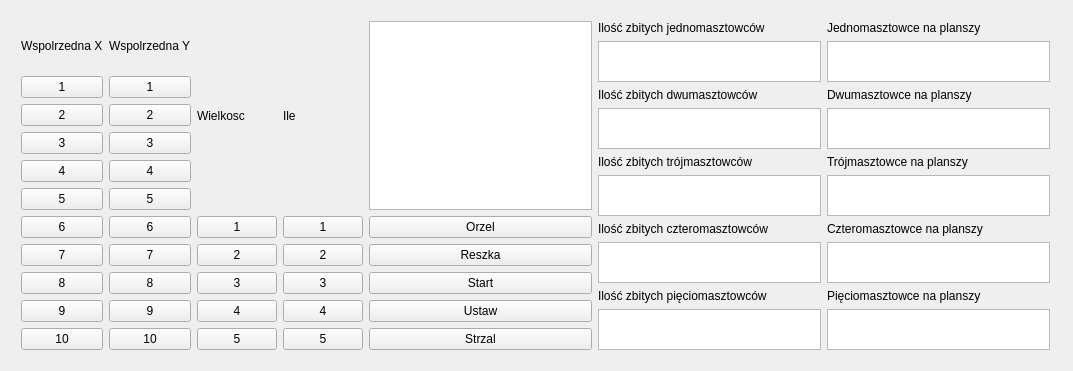
<?xml version="1.0" encoding="UTF-8"?>
<ui version="4.0">
 <class>STATKI</class>
 <widget class="QMainWindow" name="STATKI">
  <property name="windowModality">
   <enum>Qt::ApplicationModal</enum>
  </property>
  <property name="enabled">
   <bool>true</bool>
  </property>
  <property name="geometry">
   <rect>
    <x>0</x>
    <y>0</y>
    <width>1073</width>
    <height>371</height>
   </rect>
  </property>
  <property name="sizePolicy">
   <sizepolicy hsizetype="Maximum" vsizetype="Maximum">
    <horstretch>0</horstretch>
    <verstretch>0</verstretch>
   </sizepolicy>
  </property>
  <property name="minimumSize">
   <size>
    <width>0</width>
    <height>0</height>
   </size>
  </property>
  <property name="maximumSize">
   <size>
    <width>1280</width>
    <height>960</height>
   </size>
  </property>
  <property name="focusPolicy">
   <enum>Qt::NoFocus</enum>
  </property>
  <property name="windowTitle">
   <string>STATKI</string>
  </property>
  <property name="autoFillBackground">
   <bool>true</bool>
  </property>
  <widget class="QWidget" name="centralWidget">
   <widget class="QWidget" name="layoutWidget">
    <property name="geometry">
     <rect>
      <x>10</x>
      <y>10</y>
      <width>1051</width>
      <height>351</height>
     </rect>
    </property>
    <layout class="QHBoxLayout" name="horizontalLayout">
     <item>
      <layout class="QGridLayout" name="Glowny">
       <item row="2" column="2">
        <widget class="QPushButton" name="DwojkaY">
         <property name="layoutDirection">
          <enum>Qt::LeftToRight</enum>
         </property>
         <property name="text">
          <string>2</string>
         </property>
        </widget>
       </item>
       <item row="3" column="2">
        <widget class="QPushButton" name="TrojkaY">
         <property name="layoutDirection">
          <enum>Qt::LeftToRight</enum>
         </property>
         <property name="text">
          <string>3</string>
         </property>
        </widget>
       </item>
       <item row="1" column="2">
        <widget class="QPushButton" name="JedynkaY">
         <property name="layoutDirection">
          <enum>Qt::LeftToRight</enum>
         </property>
         <property name="text">
          <string>1</string>
         </property>
        </widget>
       </item>
       <item row="6" column="0">
        <widget class="QPushButton" name="PiatkaX">
         <property name="layoutDirection">
          <enum>Qt::LeftToRight</enum>
         </property>
         <property name="text">
          <string>5</string>
         </property>
        </widget>
       </item>
       <item row="7" column="0">
        <widget class="QPushButton" name="SzostkaX">
         <property name="layoutDirection">
          <enum>Qt::LeftToRight</enum>
         </property>
         <property name="text">
          <string>6</string>
         </property>
        </widget>
       </item>
       <item row="7" column="2">
        <widget class="QPushButton" name="SzostkaY">
         <property name="layoutDirection">
          <enum>Qt::LeftToRight</enum>
         </property>
         <property name="text">
          <string>6</string>
         </property>
        </widget>
       </item>
       <item row="8" column="0">
        <widget class="QPushButton" name="SiodemkaX">
         <property name="layoutDirection">
          <enum>Qt::LeftToRight</enum>
         </property>
         <property name="text">
          <string>7</string>
         </property>
        </widget>
       </item>
       <item row="9" column="2">
        <widget class="QPushButton" name="OsemkaY">
         <property name="layoutDirection">
          <enum>Qt::LeftToRight</enum>
         </property>
         <property name="text">
          <string>8</string>
         </property>
        </widget>
       </item>
       <item row="10" column="0">
        <widget class="QPushButton" name="DziewiatkaX">
         <property name="layoutDirection">
          <enum>Qt::LeftToRight</enum>
         </property>
         <property name="text">
          <string>9</string>
         </property>
        </widget>
       </item>
       <item row="4" column="2">
        <widget class="QPushButton" name="CzworkaY">
         <property name="layoutDirection">
          <enum>Qt::LeftToRight</enum>
         </property>
         <property name="text">
          <string>4</string>
         </property>
        </widget>
       </item>
       <item row="6" column="2">
        <widget class="QPushButton" name="PiatkaY">
         <property name="layoutDirection">
          <enum>Qt::LeftToRight</enum>
         </property>
         <property name="text">
          <string>5</string>
         </property>
        </widget>
       </item>
       <item row="8" column="2">
        <widget class="QPushButton" name="SiodemkaY">
         <property name="layoutDirection">
          <enum>Qt::LeftToRight</enum>
         </property>
         <property name="text">
          <string>7</string>
         </property>
        </widget>
       </item>
       <item row="11" column="0">
        <widget class="QPushButton" name="DziesiatkaX">
         <property name="layoutDirection">
          <enum>Qt::LeftToRight</enum>
         </property>
         <property name="text">
          <string>10</string>
         </property>
        </widget>
       </item>
       <item row="1" column="0">
        <widget class="QPushButton" name="JedynkaX">
         <property name="layoutDirection">
          <enum>Qt::LeftToRight</enum>
         </property>
         <property name="text">
          <string>1</string>
         </property>
        </widget>
       </item>
       <item row="0" column="0">
        <widget class="QLabel" name="WspolrzednaX">
         <property name="minimumSize">
          <size>
           <width>0</width>
           <height>0</height>
          </size>
         </property>
         <property name="maximumSize">
          <size>
           <width>16777215</width>
           <height>16777215</height>
          </size>
         </property>
         <property name="layoutDirection">
          <enum>Qt::LeftToRight</enum>
         </property>
         <property name="text">
          <string>Wspolrzedna X</string>
         </property>
        </widget>
       </item>
       <item row="9" column="0">
        <widget class="QPushButton" name="OsemkaX">
         <property name="layoutDirection">
          <enum>Qt::LeftToRight</enum>
         </property>
         <property name="text">
          <string>8</string>
         </property>
        </widget>
       </item>
       <item row="10" column="2">
        <widget class="QPushButton" name="DziewiatkaY">
         <property name="layoutDirection">
          <enum>Qt::LeftToRight</enum>
         </property>
         <property name="text">
          <string>9</string>
         </property>
        </widget>
       </item>
       <item row="0" column="2">
        <widget class="QLabel" name="WspolrzednaY">
         <property name="text">
          <string>Wspolrzedna Y</string>
         </property>
        </widget>
       </item>
       <item row="2" column="0">
        <widget class="QPushButton" name="DwojkaX">
         <property name="layoutDirection">
          <enum>Qt::LeftToRight</enum>
         </property>
         <property name="text">
          <string>2</string>
         </property>
        </widget>
       </item>
       <item row="3" column="0">
        <widget class="QPushButton" name="TrojkaX">
         <property name="layoutDirection">
          <enum>Qt::LeftToRight</enum>
         </property>
         <property name="text">
          <string>3</string>
         </property>
        </widget>
       </item>
       <item row="4" column="0">
        <widget class="QPushButton" name="CzworkaX">
         <property name="layoutDirection">
          <enum>Qt::LeftToRight</enum>
         </property>
         <property name="text">
          <string>4</string>
         </property>
        </widget>
       </item>
       <item row="11" column="2">
        <widget class="QPushButton" name="DziesiatkaY">
         <property name="layoutDirection">
          <enum>Qt::LeftToRight</enum>
         </property>
         <property name="text">
          <string>10</string>
         </property>
        </widget>
       </item>
      </layout>
     </item>
     <item>
      <layout class="QVBoxLayout" name="verticalLayout">
       <item>
        <widget class="QLabel" name="label">
         <property name="text">
          <string>Wielkosc</string>
         </property>
        </widget>
       </item>
       <item>
        <widget class="QPushButton" name="Jedynka">
         <property name="text">
          <string>1</string>
         </property>
        </widget>
       </item>
       <item>
        <widget class="QPushButton" name="Dwojka">
         <property name="text">
          <string>2</string>
         </property>
        </widget>
       </item>
       <item>
        <widget class="QPushButton" name="Trojka">
         <property name="text">
          <string>3</string>
         </property>
        </widget>
       </item>
       <item>
        <widget class="QPushButton" name="Czworka">
         <property name="text">
          <string>4</string>
         </property>
        </widget>
       </item>
       <item>
        <widget class="QPushButton" name="Piatka">
         <property name="text">
          <string>5</string>
         </property>
        </widget>
       </item>
      </layout>
     </item>
     <item>
      <layout class="QVBoxLayout" name="verticalLayout_2">
       <item>
        <widget class="QLabel" name="label_2">
         <property name="text">
          <string>Ile</string>
         </property>
        </widget>
       </item>
       <item>
        <widget class="QPushButton" name="Jedynka_2">
         <property name="text">
          <string>1</string>
         </property>
        </widget>
       </item>
       <item>
        <widget class="QPushButton" name="Dwojka_2">
         <property name="text">
          <string>2</string>
         </property>
        </widget>
       </item>
       <item>
        <widget class="QPushButton" name="Trojka_2">
         <property name="text">
          <string>3</string>
         </property>
        </widget>
       </item>
       <item>
        <widget class="QPushButton" name="Czworka_2">
         <property name="text">
          <string>4</string>
         </property>
        </widget>
       </item>
       <item>
        <widget class="QPushButton" name="Piatka_2">
         <property name="text">
          <string>5</string>
         </property>
        </widget>
       </item>
      </layout>
     </item>
     <item>
      <layout class="QVBoxLayout" name="verticalLayout_3">
       <item>
        <widget class="QTextBrowser" name="Tekst"/>
       </item>
       <item>
        <widget class="QPushButton" name="Orzel">
         <property name="text">
          <string>Orzel</string>
         </property>
        </widget>
       </item>
       <item>
        <widget class="QPushButton" name="Reszka">
         <property name="text">
          <string>Reszka</string>
         </property>
        </widget>
       </item>
       <item>
        <widget class="QPushButton" name="Start">
         <property name="text">
          <string>Start</string>
         </property>
        </widget>
       </item>
       <item>
        <widget class="QPushButton" name="Ustaw">
         <property name="text">
          <string>Ustaw</string>
         </property>
        </widget>
       </item>
       <item>
        <widget class="QPushButton" name="Strzal">
         <property name="text">
          <string>Strzal</string>
         </property>
        </widget>
       </item>
      </layout>
     </item>
     <item>
      <layout class="QVBoxLayout" name="verticalLayout_8">
       <item>
        <widget class="QLabel" name="Zbite1">
         <property name="text">
          <string>Ilość zbitych jednomasztowców</string>
         </property>
        </widget>
       </item>
       <item>
        <widget class="QTextBrowser" name="Ilosc1"/>
       </item>
       <item>
        <widget class="QLabel" name="Zbite2">
         <property name="text">
          <string>Ilość zbitych dwumasztowców</string>
         </property>
        </widget>
       </item>
       <item>
        <widget class="QTextBrowser" name="Ilosc2"/>
       </item>
       <item>
        <widget class="QLabel" name="Zbite3">
         <property name="text">
          <string>Ilość zbitych trójmasztowców</string>
         </property>
        </widget>
       </item>
       <item>
        <widget class="QTextBrowser" name="Ilosc3"/>
       </item>
       <item>
        <widget class="QLabel" name="Zbite4">
         <property name="text">
          <string>Ilość zbitych czteromasztowców</string>
         </property>
        </widget>
       </item>
       <item>
        <widget class="QTextBrowser" name="Ilosc4"/>
       </item>
       <item>
        <widget class="QLabel" name="Zbite5">
         <property name="text">
          <string>Ilość zbitych pięciomasztowców</string>
         </property>
        </widget>
       </item>
       <item>
        <widget class="QTextBrowser" name="Ilosc5"/>
       </item>
      </layout>
     </item>
     <item>
      <layout class="QVBoxLayout" name="verticalLayout_4">
       <item>
        <widget class="QLabel" name="Ilosc1a">
         <property name="text">
          <string>Jednomasztowce na planszy</string>
         </property>
        </widget>
       </item>
       <item>
        <widget class="QTextBrowser" name="Ustawione1"/>
       </item>
       <item>
        <widget class="QLabel" name="Ilosc2a">
         <property name="text">
          <string>Dwumasztowce na planszy</string>
         </property>
        </widget>
       </item>
       <item>
        <widget class="QTextBrowser" name="Ustawione2"/>
       </item>
       <item>
        <widget class="QLabel" name="Ilosc3a">
         <property name="text">
          <string>Trójmasztowce na planszy</string>
         </property>
        </widget>
       </item>
       <item>
        <widget class="QTextBrowser" name="Ustawione3"/>
       </item>
       <item>
        <widget class="QLabel" name="Ilosc4a">
         <property name="text">
          <string>Czteromasztowce na planszy</string>
         </property>
        </widget>
       </item>
       <item>
        <widget class="QTextBrowser" name="Ustawione4"/>
       </item>
       <item>
        <widget class="QLabel" name="Ilosc5a">
         <property name="text">
          <string>Pięciomasztowce na planszy</string>
         </property>
        </widget>
       </item>
       <item>
        <widget class="QTextBrowser" name="Ustawione5"/>
       </item>
      </layout>
     </item>
    </layout>
   </widget>
  </widget>
 </widget>
 <layoutdefault spacing="6" margin="11"/>
 <resources/>
 <connections/>
</ui>
